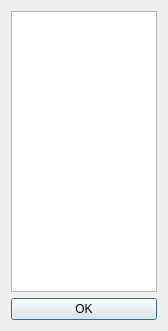
<?xml version="1.0" encoding="UTF-8"?>
<ui version="4.0">
 <class>PluginsViewDialog</class>
 <widget class="QDialog" name="PluginsViewDialog">
  <property name="geometry">
   <rect>
    <x>0</x>
    <y>0</y>
    <width>168</width>
    <height>331</height>
   </rect>
  </property>
  <property name="windowTitle">
   <string>PluginsViewDialog</string>
  </property>
  <layout class="QVBoxLayout" name="verticalLayout">
   <item>
    <widget class="QListWidget" name="pluginList">
     <property name="alternatingRowColors">
      <bool>true</bool>
     </property>
     <property name="selectionMode">
      <enum>QAbstractItemView::MultiSelection</enum>
     </property>
    </widget>
   </item>
   <item>
    <widget class="QPushButton" name="OKButton">
     <property name="text">
      <string>OK</string>
     </property>
    </widget>
   </item>
  </layout>
 </widget>
 <resources/>
 <connections>
  <connection>
   <sender>OKButton</sender>
   <signal>clicked()</signal>
   <receiver>PluginsViewDialog</receiver>
   <slot>accept()</slot>
   <hints>
    <hint type="sourcelabel">
     <x>115</x>
     <y>407</y>
    </hint>
    <hint type="destinationlabel">
     <x>115</x>
     <y>214</y>
    </hint>
   </hints>
  </connection>
 </connections>
</ui>
